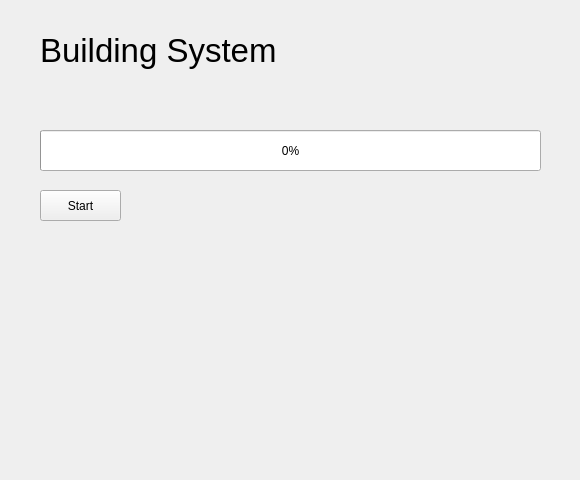
<?xml version="1.0" encoding="UTF-8"?>
<ui version="4.0">
 <class>WorkProcessTab</class>
 <widget class="QWidget" name="WorkProcessTab">
  <property name="geometry">
   <rect>
    <x>0</x>
    <y>0</y>
    <width>580</width>
    <height>480</height>
   </rect>
  </property>
  <property name="windowTitle">
   <string>Form</string>
  </property>
  <widget class="QLabel" name="label">
   <property name="geometry">
    <rect>
     <x>40</x>
     <y>30</y>
     <width>271</width>
     <height>40</height>
    </rect>
   </property>
   <property name="font">
    <font>
     <pointsize>25</pointsize>
    </font>
   </property>
   <property name="text">
    <string>Building System</string>
   </property>
  </widget>
  <widget class="QProgressBar" name="MainProcessBar">
   <property name="geometry">
    <rect>
     <x>40</x>
     <y>130</y>
     <width>501</width>
     <height>41</height>
    </rect>
   </property>
   <property name="value">
    <number>0</number>
   </property>
  </widget>
  <widget class="QLabel" name="NowCOntentLabel">
   <property name="geometry">
    <rect>
     <x>40</x>
     <y>93</y>
     <width>491</width>
     <height>31</height>
    </rect>
   </property>
   <property name="font">
    <font>
     <pointsize>15</pointsize>
    </font>
   </property>
   <property name="text">
    <string/>
   </property>
  </widget>
  <widget class="QPushButton" name="StartButton">
   <property name="geometry">
    <rect>
     <x>40</x>
     <y>190</y>
     <width>81</width>
     <height>31</height>
    </rect>
   </property>
   <property name="text">
    <string>Start</string>
   </property>
  </widget>
 </widget>
 <resources/>
 <connections/>
</ui>
